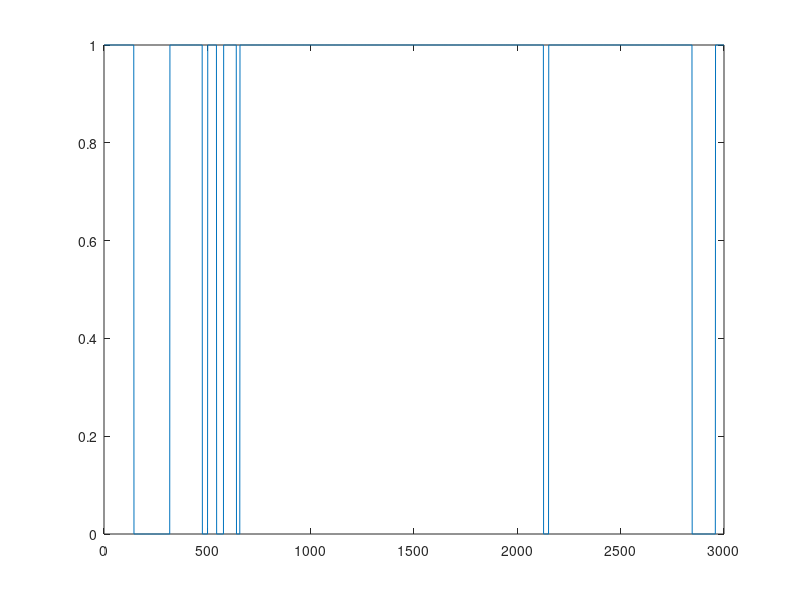

Recreate this plot in MATLAB.
% File name: Time Seq monte carlo
clc;clear all;
%% Failiure and repair information
Lamda1=0.1; Lamda2=0.15; %failures per year(exponential distribution)
mu1=20;mu2=2; %repairs per year (exponential distribution)

% Average time to fail and repair
T_Fail1=1/Lamda1; T_Repair1=1/mu1;
T_Fail2=1/Lamda2; T_Repair2=1/mu2;
CompAvail1=[];CompAvail2=[];

%% Stopping condition
Time=0;
MaxTime=30;
interval=0.01;
while Time <=30
WhenFail1=exprnd(T_Fail1,1);
WhenComplete1=exprnd(T_Repair1,1);
WhenFail2=exprnd(T_Fail2,1);
WhenComplete2=exprnd(T_Repair2,1);

    FailSize1 = ceil(WhenFail1/interval); 
    RepairSize1=ceil(WhenComplete1/interval);
    CompAvail=[ones(1,FailSize1) zeros(1,RepairSize1)];
    CompAvail1=[CompAvail1 CompAvail];
    
    FailSize2 = ceil(WhenFail2/interval); 
    RepairSize2=ceil(WhenComplete2/interval);
    CompAvail2a=[ones(1,FailSize2) zeros(1,RepairSize2)];
    CompAvail2=[CompAvail2 CompAvail2a];
    
    Time1=(length(CompAvail1) - 1)*interval;
    Time2=(length(CompAvail2) - 1)*interval;
    Time=min(Time1,Time2);
end
samples=MaxTime/interval;

SysAvail=CompAvail1(1:samples)& CompAvail2(1:samples);
plot(SysAvail)